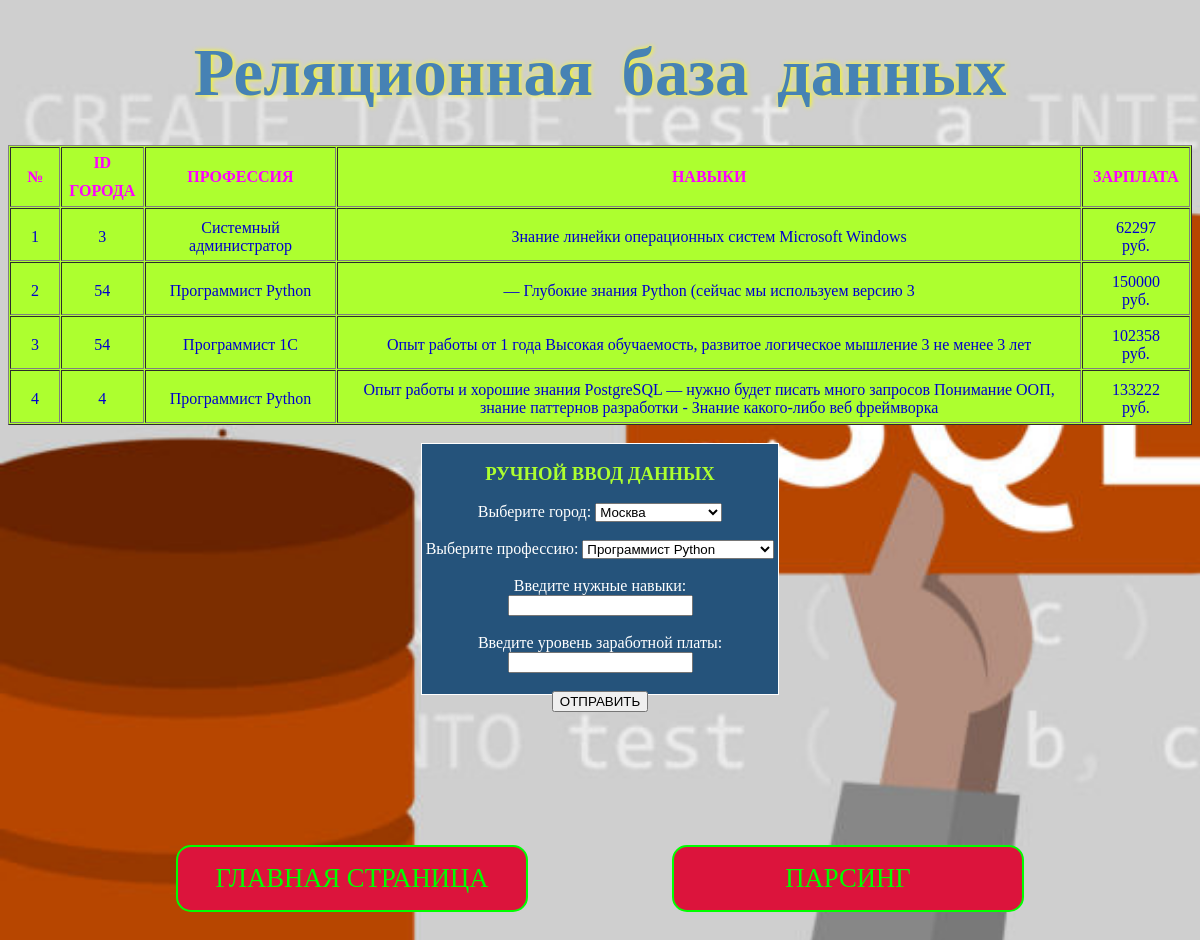
Screenshot of /sqlite.html with the database file from the repository.
### main.py (models this page shows, shortened)
class Search(db.Model):
    id = db.Column(db.Integer, primary_key=True)
    city = db.Column(db.String(1024), nullable=False)
    vac = db.Column(db.String(1024), nullable=False)
    text = db.Column(db.Text, nullable=False)
    salary = db.Column(db.Integer)

### main.py (the view)
@app.route('/sqlite.html', methods=['POST', 'GET'])
def sql():
    if request.method == "POST":
        city_id = request.form['city']
        vac = request.form['vac']
        skills = request.form['skills']
        salary = int(request.form['salary'])
        s = Search(city=city_id, vac=vac, text=skills, salary=salary)
        try:
            db.session.add(s)
            db.commit()
            return render_template('sqlite.html')
        except:
            db.session.rollback()
            return 'Ошибка добавления в БД. Попробуйте снова.'
    else:
        all_str = Search.query.all()
        return render_template('sqlite.html', all_str=all_str)

### templates/sqlite.html (shortened to what this page needs)
<!DOCTYPE html>
<html lang="en">
<head>
    <link href="/static/css/sqlite.css" rel="stylesheet" type="text/css">
</head>
<body>
    <h1 class="title">Реляционная база данных</h1>
    <table class="table" align="center" border="1">
        <tr>
            <th class="th">№</th>
            <th class="th">ID ГОРОДА</th>
            <th class="th">ПРОФЕССИЯ</th>
            <th class="th">НАВЫКИ</th>
            <th class="th">ЗАРПЛАТА</th>
        </tr>
        {% for s in all_str %}
        <tr>
            <td class="td">{{s.id}}</td>
            <td class="td">{{s.city}}</td>
            <td class="td">{{s.vac}}</td>
            <td class="td">{{s.text}}</td>
            <td class="td">{{s.salary}} руб.</td>
        </tr>
        {% endfor %}
    </table>
    <br>
    <div class="rectangle text_center">
        <form action="/sqlite.html" method="post">
            <p class="title_form"><b>РУЧНОЙ ВВОД ДАННЫХ</b></p>
            <label>
                Выберите город:
            </label>
            <select name="city">
                <option value="1">Москва</option>
            </select>
            <br><br>
            <label>
                Выберите профессию:
            </label>
            <select name="vac">
                <option value="Программист Python">Программист Python</option>
            </select>
            <br><br>
            Введите нужные навыки:
            <input type="text" name="skills">
            <br><br>
            Введите уровень заработной платы:
            <input type="text" name="salary">
            <br><br>
            <input type="submit" value="ОТПРАВИТЬ">
        </form>
    </div>
    <a href="/index.html" class="btn">ГЛАВНАЯ СТРАНИЦА</a>
    <a href="/parsing.html" class='btn'>ПАРСИНГ</a>
</body>
</html>

### static/css/sqlite.css (style rules this page uses)
body { background-image: url('/static/images/sql.jpg'); background-repeat: no-repeat; background-size: cover; text-align: center; }
.title { color: #4682B4; margin: 50px 40px; font-size: 50pt; text-shadow: 1px 0 5px #FFFF00; line-height: 45px; word-spacing: 12px; }
.btn { display: inline-block; width: 300px; margin: 150px 70px; background: #DC143C; color: #00FF00; padding: 1rem 1.5rem; text-decoration: none; font-family: Verdana, "Times New Roman", serif; font-size: 20pt; border-radius: 15px; border: 2px solid; }
.table { color: #0000CD; border-spacing: 1px; background: #ADFF2F; }
.th { line-height: 28px; color: #FF00FF; border-spacing: 1px; }
.td { padding-bottom: 5px; padding-top: 10px; padding-left: 20px; padding-right: 20px; }
.rectangle { width: 30%; height: 250px; border:1px solid; margin:auto; background: #25537b; }
.text_center { color: #ffffff; text-align: center; }
.title_form { font-family: ms linedraw, "Times New Roman", serif; font-size: 14pt; color: #ADFF2F; }

### rows the page displays
Search: id "1", city "3", vac "Системный администратор", text "Знание линейки операционных систем Microsoft Windows", salary "62297"
Search: id "2", city "54", vac "Программист Python", text "— Глубокие знания Python (сейчас мы используем версию 3", salary "150000"
Search: id "3", city "54", vac "Программист 1С", text "Опыт работы от 1 года Высокая обучаемость, развитое логическое мышление 3 не менее 3 лет", salary "102358"
Search: id "4", city "4", vac "Программист Python", text "Опыт работы и хорошие знания PostgreSQL — нужно будет писать много запросов Понимание ООП, знание паттернов разработки - Знание какого-либо веб фреймворка", salary "133222"
